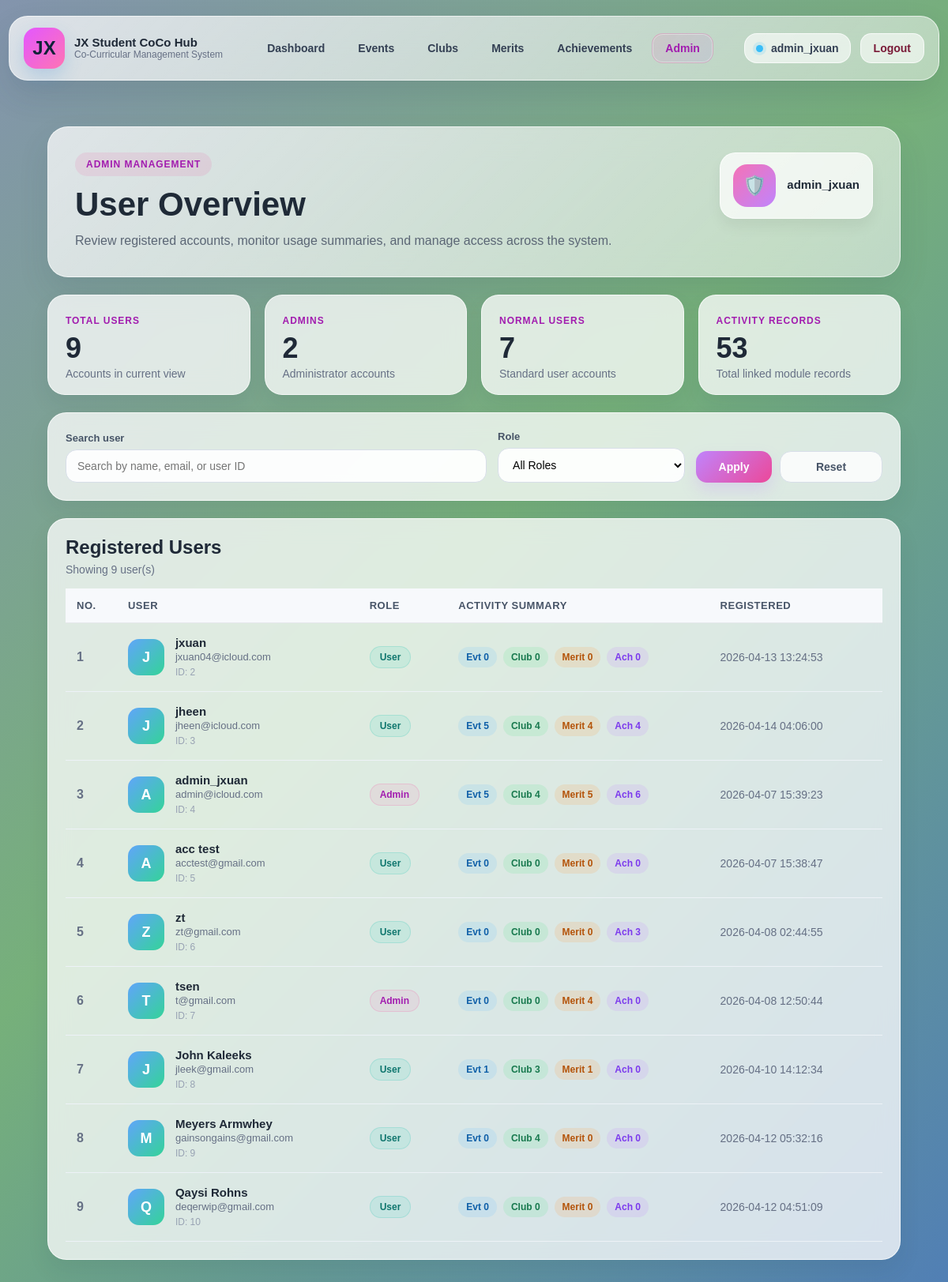
The page /admin/admin_users.php (signed in) on the database its author committed.
### tables this page shows
CREATE TABLE `users` (
  `user_id` int(11) NOT NULL,
  `name` varchar(100) NOT NULL,
  `email` varchar(100) NOT NULL,
  `password` varchar(255) NOT NULL,
  `created_at` timestamp NOT NULL DEFAULT current_timestamp() ON UPDATE current_timestamp(),
  `is_admin` tinyint(1) NOT NULL DEFAULT 0
);

### admin/admin_users.php (the view, shortened to what this page needs)
<?php
include("../db.php");
$search = isset($_GET['search']) ? trim($_GET['search']) : "";
$where_sql = "";
$query = "
    SELECT
        users.user_id,
        users.name,
        users.email,
        users.created_at,
        users.is_admin,
        (SELECT COUNT(*) FROM events e WHERE e.user_id = users.user_id) AS total_events,
        (SELECT COUNT(*) FROM clubs c WHERE c.user_id = users.user_id) AS total_clubs,
        (SELECT COUNT(*) FROM merits m WHERE m.user_id = users.user_id) AS total_merits,
        (SELECT COUNT(*) FROM achievements a WHERE a.user_id = users.user_id) AS total_achievements
    FROM users
    $where_sql
    ORDER BY users.user_id ASC
";
$result = mysqli_query($con, $query);
$users = [];
$total_users = 0;
$total_admins = 0;
$total_normal_users = 0;
$total_all_records = 0;
if ($result) {
    while ($row = mysqli_fetch_assoc($result)) {
        $users[] = $row;
        $total_users++;
        if ((int)$row['is_admin'] === 1) {
            $total_admins++;
        } else {
            $total_normal_users++;
        }
        $total_all_records +=
            (int)$row['total_events'] +
            (int)$row['total_clubs'] +
            (int)$row['total_merits'] +
            (int)$row['total_achievements'];
    }
}
include("../partials/header.php");
include("../partials/navbar.php");
?>
    <div class="container admin-shell">
    <section class="admin-hero">
        <div class="admin-hero-left">
            <span class="admin-badge">Admin Management</span>
            <h2>User Overview</h2>
            <p class="admin-hero-text">
                Review registered accounts, monitor usage summaries, and manage access across the system.
            </p>
        </div>
        <div class="admin-hero-right">
            <div class="admin-profile-card">
                <div class="admin-profile-icon">🛡️</div>
                <div>
                    <strong><?php echo htmlspecialchars($_SESSION['user_name']); ?></strong>
                </div>
            </div>
        </div>
    </section>
    <section class="admin-stats-grid">
        <div class="admin-stat-card">
            <span class="admin-stat-label">Total Users</span>
            <h3><?php echo $total_users; ?></h3>
            <p>Accounts in current view</p>
        </div>
        <div class="admin-stat-card">
            <span class="admin-stat-label">Admins</span>
            <h3><?php echo $total_admins; ?></h3>
            <p>Administrator accounts</p>
        </div>
        <div class="admin-stat-card">
            <span class="admin-stat-label">Normal Users</span>
            <h3><?php echo $total_normal_users; ?></h3>
            <p>Standard user accounts</p>
        </div>
        <div class="admin-stat-card">
            <span class="admin-stat-label">Activity Records</span>
            <h3><?php echo $total_all_records; ?></h3>
            <p>Total linked module records</p>
        </div>
    </section>
    <section class="admin-filter-card">
        <form method="get" class="admin-filter-form">
            <div class="admin-filter-group admin-filter-search">
                <label for="search">Search user</label>
                <input
                    type="text"
                    id="search"
                    name="search"
                    placeholder="Search by name, email, or user ID"
                    value="<?php echo htmlspecialchars($search); ?>"
                >
            </div>
            <div class="admin-filter-group admin-filter-role">
                <label for="role">Role</label>
                <select name="role" id="role">
                    <option value="">All Roles</option>
                </select>
            </div>
            <div class="admin-filter-actions">
                <button type="submit" class="admin-btn admin-btn-primary">Apply</button>
                <a href="admin_users.php" class="admin-btn admin-btn-secondary">Reset</a>
            </div>
        </form>
    </section>
    <section class="admin-table-card">
        <div class="section-heading admin-section-heading">
            <h3>Registered Users</h3>
            <p>
                Showing <?php echo count($users); ?> user(s)
            </p>
        </div>
        <?php if (!empty($users)) { ?>
            <div class="admin-table-wrap">
                <table class="admin-table">
                    <thead>
                        <tr>
                            <th>No.</th>
                            <th>User</th>
                            <th>Role</th>
                            <th>Activity Summary</th>
                            <th>Registered</th>
                        </tr>
                    </thead>
                    <tbody>
                        <?php $count = 1; ?>
                        <?php foreach ($users as $row) { ?>
                            <tr>
                                <td class="admin-index-cell"><?php echo $count; ?></td>
                                <td>
                                    <div class="admin-user-cell">
                                        <div class="admin-user-avatar">
                                            <?php echo strtoupper(substr($row['name'], 0, 1)); ?>
                                        </div>
                                        <div class="admin-user-meta">
                                            <strong><?php echo htmlspecialchars($row['name']); ?></strong>
                                            <span><?php echo htmlspecialchars($row['email']); ?></span>
                                            <small>ID: <?php echo htmlspecialchars($row['user_id']); ?></small>
                                        </div>
                                    </div>
                                </td>
                                <td>
                                    <?php if ((int)$row['is_admin'] === 1) { ?>
                                        <span class="admin-role-badge admin-role-admin">Admin</span>
                                    <?php } else { ?>
                                        <span class="admin-role-badge admin-role-user">User</span>
                                    <?php } ?>
                                </td>
                                <td>
                                    <div class="admin-activity-badges">
                                        <span class="activity-pill pill-event">Evt <?php echo (int)$row['total_events']; ?></span>
                                        <span class="activity-pill pill-club">Club <?php echo (int)$row['total_clubs']; ?></span>
                                        <span class="activity-pill pill-merit">Merit <?php echo (int)$row['total_merits']; ?></span>
                                        <span class="activity-pill pill-achievement">Ach <?php echo (int)$row['total_achievements']; ?></span>
                                    </div>
                                </td>
                                <td>
                                    <div class="admin-date-cell">
                                        <?php echo htmlspecialchars($row['created_at']); ?>
                                    </div>
                                </td>
                            </tr>
                            <?php $count++; ?>
                        <?php } ?>
                    </tbody>
                </table>
            </div>
        <?php } ?>
    </section>
</div>
</body>
</html>

### rows shown on the page
users: name "J", name "jxuan", email "jxuan04@icloud.com", user_id "2", is_admin "User", total_events "0", total_clubs "0", total_merits "0", total_achievements "0", created_at "2026-04-13 13:24:53"
users: name "J", name "jheen", email "jheen@icloud.com", user_id "3", is_admin "User", total_events "5", total_clubs "4", total_merits "4", total_achievements "4", created_at "2026-04-14 04:06:00"
users: name "A", name "admin_jxuan", email "admin@icloud.com", user_id "4", is_admin "Admin", total_events "5", total_clubs "4", total_merits "5", total_achievements "6", created_at "2026-04-07 15:39:23"
users: name "A", name "acc test", email "acctest@gmail.com", user_id "5", is_admin "User", total_events "0", total_clubs "0", total_merits "0", total_achievements "0", created_at "2026-04-07 15:38:47"
users: name "Z", name "zt", email "zt@gmail.com", user_id "6", is_admin "User", total_events "0", total_clubs "0", total_merits "0", total_achievements "3", created_at "2026-04-08 02:44:55"
users: name "T", name "tsen", email "t@gmail.com", user_id "7", is_admin "Admin", total_events "0", total_clubs "0", total_merits "4", total_achievements "0", created_at "2026-04-08 12:50:44"
users: name "J", name "John Kaleeks", email "jleek@gmail.com", user_id "8", is_admin "User", total_events "1", total_clubs "3", total_merits "1", total_achievements "0", created_at "2026-04-10 14:12:34"
users: name "M", name "Meyers Armwhey", email "gainsongains@gmail.com", user_id "9", is_admin "User", total_events "0", total_clubs "4", total_merits "0", total_achievements "0", created_at "2026-04-12 05:32:16"
users: name "Q", name "Qaysi Rohns", email "deqerwip@gmail.com", user_id "10", is_admin "User", total_events "0", total_clubs "0", total_merits "0", total_achievements "0", created_at "2026-04-12 04:51:09"

### other values the page prints
$_SESSION['user_name'] "admin_jxuan"
$total_users "9"
$total_admins "2"
$total_normal_users "7"
$total_all_records "53"
count($users) "9"
